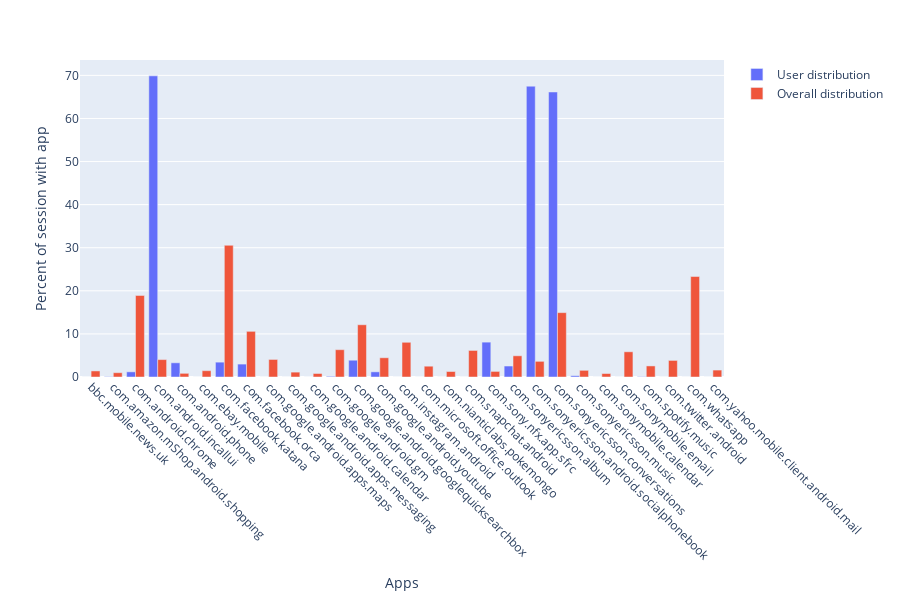

The notebook cell this image was saved under:
### Code cell
fig = px.bar(x=user_max.package_name, y =user_max.user_percentage,barmode='group',width=900,height=600)
fig.update_traces(name="User distribution",showlegend = True)
fig.update_layout(
    xaxis_title="Apps",
    yaxis_title="Percent of session with app")
fig.add_bar(x=user_min.package_name, y=user_min.overall_percentage,name="Overall distribution")
fig.update_traces(showlegend = True)
fig.update_xaxes(type='category',tickangle = 45)

### Figure 1 — Plotly figure (JSON) as saved in the notebook; plotly's stock layout.template omitted (floating-point values rounded to 4 significant figures)
{"data": [{"alignmentgroup": "True", "hovertemplate": "x=%{x}<br>y=%{y}<extra></extra>", "legendgroup": "", "marker": {"color": "#636efa", "pattern": {"shape": ""}}, "name": "User distribution", "offsetgroup": "", "orientation": "v", "showlegend": true, "textposition": "auto", "type": "bar", "x": ["bbc.mobile.news.uk", "com.amazon.mShop.android.shopping", "com.android.chrome", "com.android.incallui", "com.android.phone", "com.ebay.mobile", "com.facebook.katana", "com.facebook.orca", "com.google.android.apps.maps", "com.google.android.apps.messaging", "com.google.android.calendar", "com.google.android.gm", "com.google.android.googlequicksearchbox", "com.google.android.youtube", "com.instagram.android", "com.microsoft.office.outlook", "com.nianticlabs.pokemongo", "com.snapchat.android", "com.sony.nfx.app.sfrc", "com.sonyericsson.album", "com.sonyericsson.android.socialphonebook", "com.sonyericsson.conversations", "com.sonyericsson.music", "com.sonymobile.calendar", "com.sonymobile.email", "com.spotify.music", "com.twitter.android", "com.whatsapp", "com.yahoo.mobile.client.android.mail"], "xaxis": "x", "y": [0, 0.07491, 1.199, 69.89, 3.296, 0, 3.446, 2.996, 0, 0, 0, 0.1498, 3.895, 1.199, 0, 0, 0, 0, 8.09, 2.547, 67.49, 66.14, 0.2996, 0, 0, 0.07491, 0, 0, 0], "yaxis": "y"}, {"name": "Overall distribution", "showlegend": true, "type": "bar", "x": ["bbc.mobile.news.uk", "com.amazon.mShop.android.shopping", "com.android.chrome", "com.android.incallui", "com.android.phone", "com.ebay.mobile", "com.facebook.katana", "com.facebook.orca", "com.google.android.apps.maps", "com.google.android.apps.messaging", "com.google.android.calendar", "com.google.android.gm", "com.google.android.googlequicksearchbox", "com.google.android.youtube", "com.instagram.android", "com.microsoft.office.outlook", "com.nianticlabs.pokemongo", "com.snapchat.android", "com.sony.nfx.app.sfrc", "com.sonyericsson.album", "com.sonyericsson.android.socialphonebook", "com.sonyericsson.conversations", "com.sonyericsson.music", "com.sonymobile.calendar", "com.sonymobile.email", "com.spotify.music", "com.twitter.android", "com.whatsapp", "com.yahoo.mobile.client.android.mail"], "y": [1.409, 0.9969, 18.92, 4.043, 0.8517, 1.464, 30.56, 10.6, 4.074, 1.13, 0.8148, 6.338, 12.12, 4.466, 8.055, 2.507, 1.277, 6.163, 1.297, 4.92, 3.635, 14.94, 1.548, 0.8051, 5.853, 2.57, 3.848, 23.32, 1.609]}], "layout": {"barmode": "group", "height": 600, "legend": {"tracegroupgap": 0}, "margin": {"t": 60}, "width": 900, "xaxis": {"anchor": "y", "domain": [0, 1], "tickangle": 45, "title": {"text": "Apps"}, "type": "category"}, "yaxis": {"anchor": "x", "domain": [0, 1], "title": {"text": "Percent of session with app"}}}}
